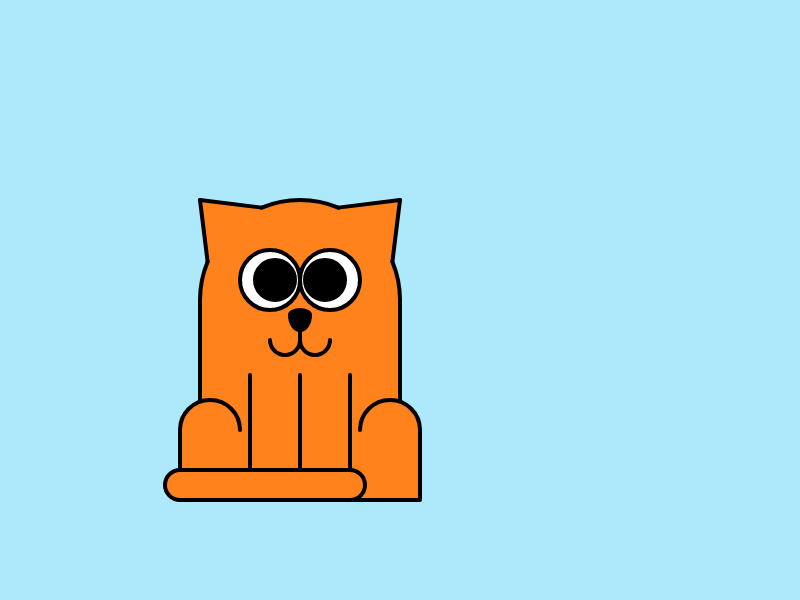
Frame 1 (no input)
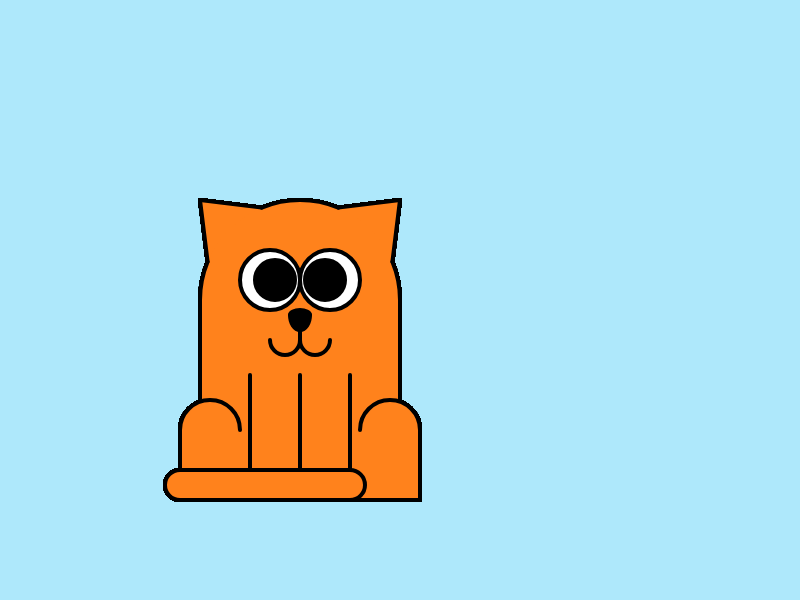
Frame 60 (no input)
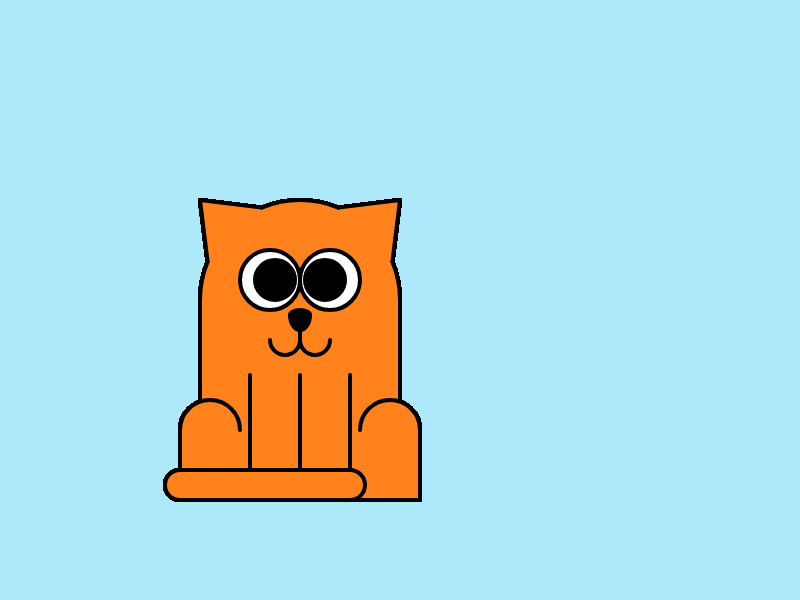
Frame 120 (the mouse pressed at the canvas centre since frame 60)

The p5.js sketch that drew these frames (run headless with seeded random() and noise() and a simulated clock; from frame 60 on, the mouse is pressed at the canvas centre):

// p5.js sketch
// ── sketch.js
function setup() {
  createCanvas(800, 600);
  background(174,232,251);
}

function draw() {
  
  //Ears
  noStroke();
  fill(255,130,28);
  angleMode(DEGREES);
  triangle(300+(100*cos(67.5)),300-(100*sin(67.5)),400,200,300+(100*cos(22.5)),300-(100*sin(22.5)));
  triangle(300-(100*cos(67.5)),300-(100*sin(67.5)),200,200,300-(100*cos(22.5)),300-(100*sin(22.5)));
  
  //Head
  ellipseMode(CORNER);
  arc(200,200,200,200,PI,0);
  
  //Body
  rect(200,300,200,200);
    
  //HeadBodyOutline
  stroke(0);
  strokeWeight(4);
  noFill();
  line(200,300,200,500);
  line(400,300,400,500);
  arc(200,200,200,200,180,202.5);
  arc(200,200,200,200,247.5,292.5);
  arc(200,200,200,200,337.5,0);
  line(300+(100*cos(67.5)),300-(100*sin(67.5)),400,200);
  line(400,200,300+(100*cos(22.5)),300-(100*sin(22.5)));
  line(300-(100*cos(67.5)),300-(100*sin(67.5)),200,200);
  line(200,200,300-(100*cos(22.5)),300-(100*sin(22.5)));
  
  
  //Hindleg Background
   noStroke();
  fill(255,130,28);
  arc(180,400,60,60,PI,0);
  rect(180,430,60,70);
  arc(360,400,60,60,PI,0);
  rect(360,430,60,70);
  
  stroke(0);
  strokeWeight(4);
  angleMode(RADIANS);
  
  //Forelegs
  line(250,375,250,475);
  line(300,375,300,475);
  line(350,375,350,475);
  noFill();
  arc(250,450,50,50,0,PI);
  arc(300,450,50,50,0,PI);
  
  //Hindlegs
  arc(180,400,60,60,PI,0);
  line(180,430,180,498);
  //line(240,430,240,500);
  arc(360,400,60,60,PI,0);
  //line(360,430,360,500);
  line(420,430,420,498);
  line(180,500,420,500);
  
  //Tail
  noStroke();
  fill(255,130,28);
  arc(165,470,30,30,HALF_PI,PI+HALF_PI);
  rect(180,470,170,30);
  arc(335,470,30,30,PI+HALF_PI,HALF_PI);
  
  //TailOutline
  stroke(0);
  strokeWeight(4);
  noFill;
  arc(165,470,30,30,HALF_PI,PI+HALF_PI);
  line(180,470,350,470);
  line(180,500,350,500);
  arc(335,470,30,30,PI+HALF_PI,HALF_PI);
  
  //Eyes
  fill(255);
  ellipseMode(RADIUS);
  ellipse(270,280,30,30);
  ellipse(330,280,30,30);
  fill(0);
  ellipse(275,280,20,20);
  ellipse(325,280,20,20);
  
  //NoseAndMouth
  arc(300,315,10,5,PI,0,OPEN);
  arc(300,315,10,15,0,PI,OPEN);
  noFill();
  line(300,330,300,340);
  arc(285,340,15,15,0,PI);
  arc(315,340,15,15,0,PI);
  
}
